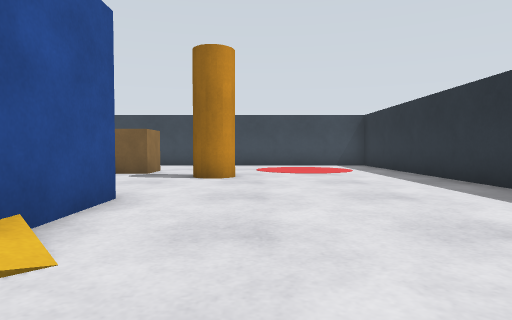
view 1 (above)

24 first-person views from a walk through a world built for the Gazebo simulator. The camera is 0.68 m above the floor, tilts 2° down and sees 75° across. The floor is counted in squares, 1 m on a side. Each view is taken from the middle of a square. On the plan, view 1 faces up. The plan holds only what a view shows up to about 10 squares ahead; the rest is blank. Robots are left out.

view 2
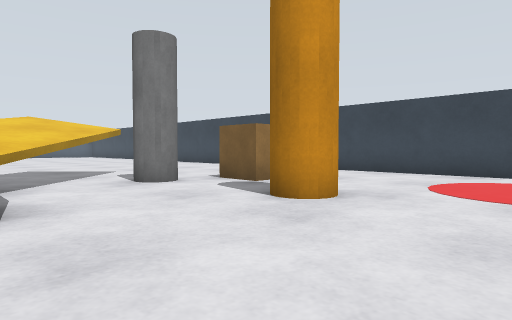

view 3
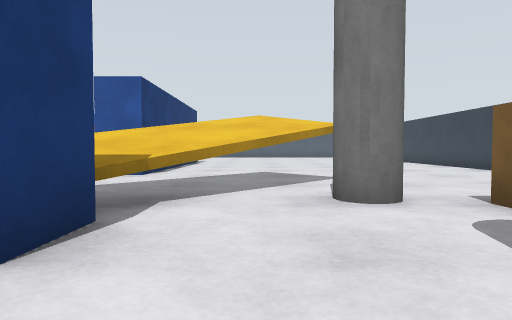

view 4
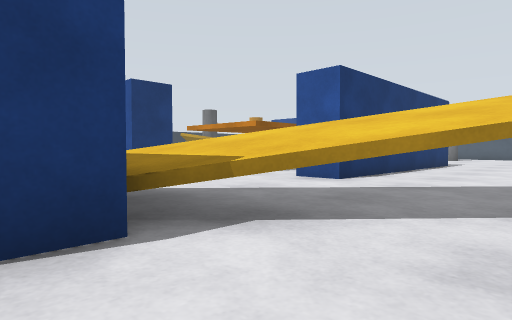

view 5
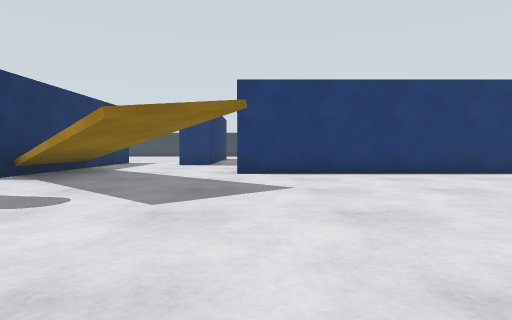

view 6
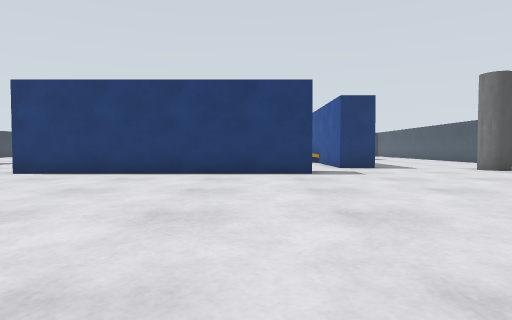

view 7
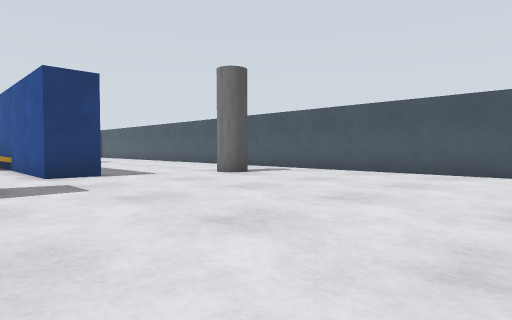

view 8
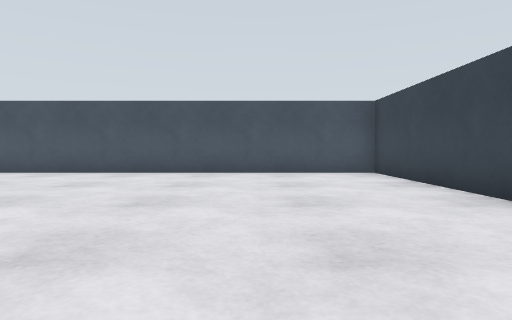

view 9
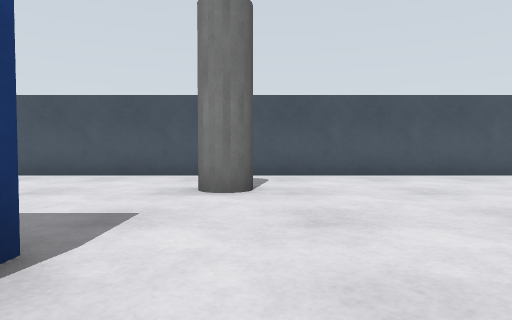

view 10
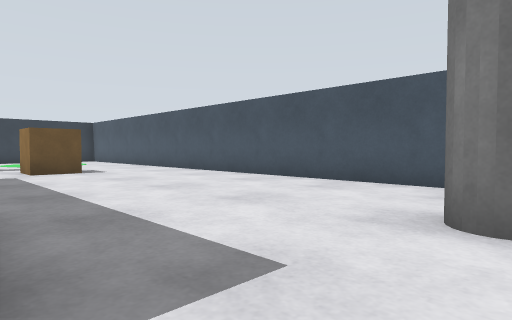

view 11
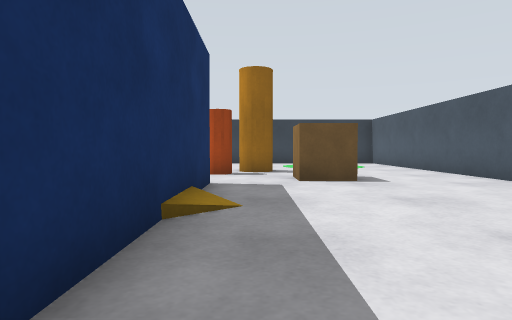

view 12
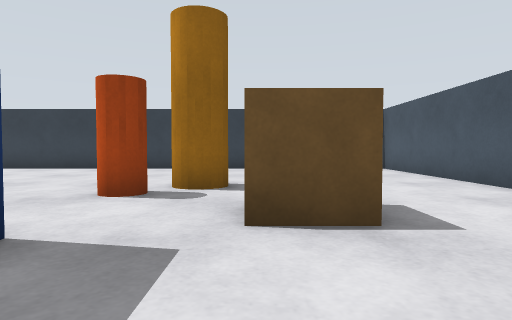

view 13
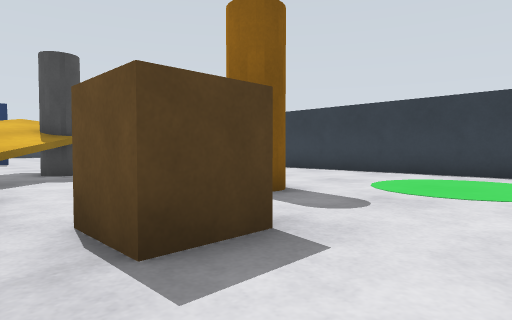

view 14
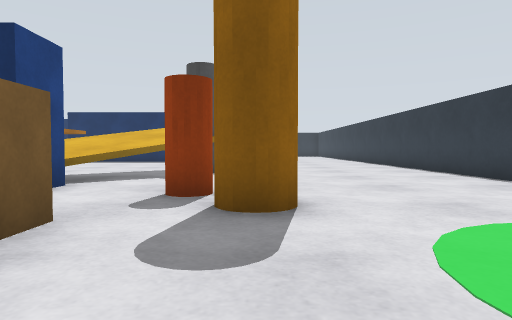

view 15
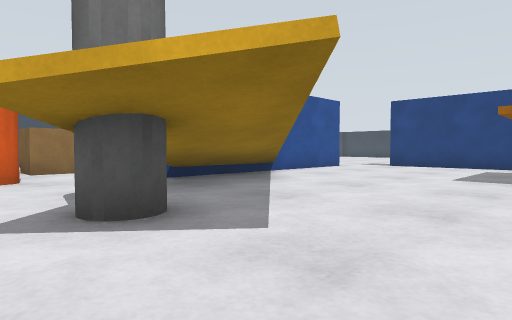

view 16
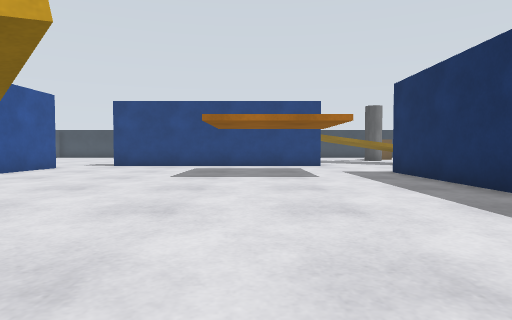

view 17
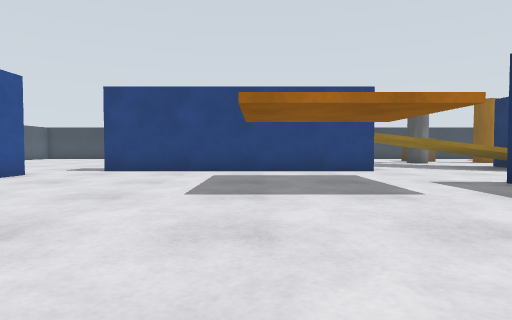

view 18
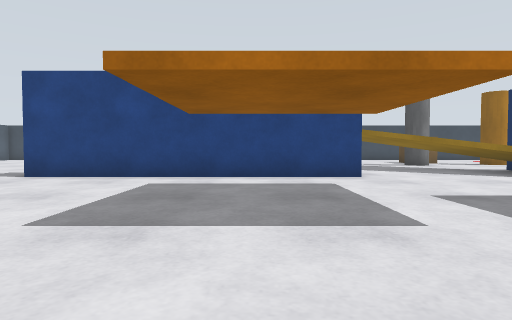

view 19
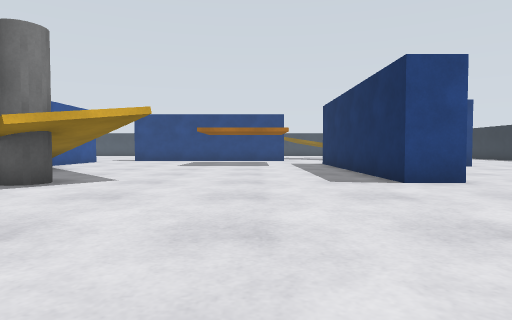

view 20
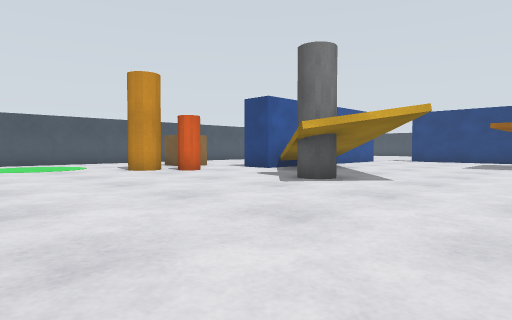

view 21
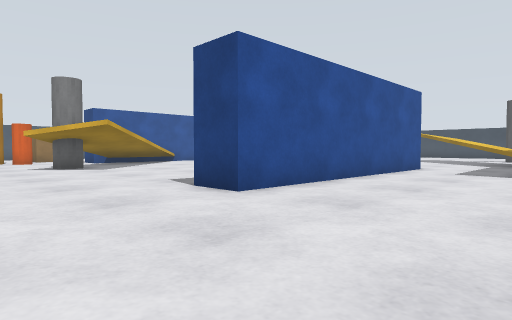

view 22
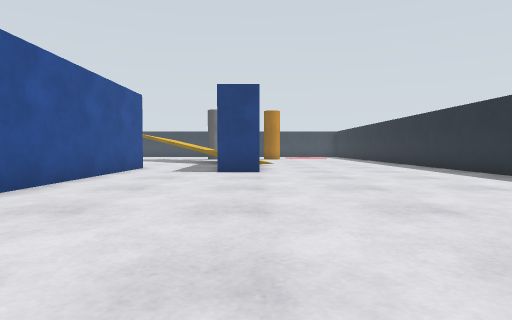

view 23
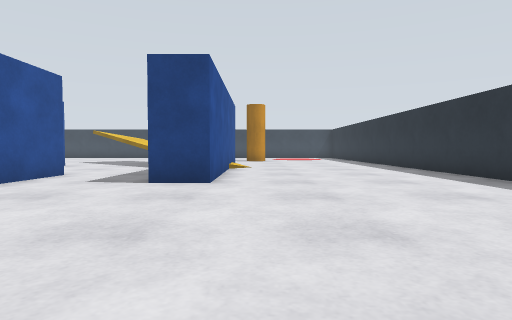

view 24
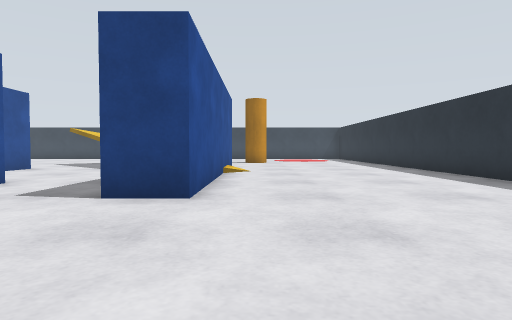

### Floor plan
Key: @ floor where view 1 was taken; # wall or solid block; . floor; P pallet; I pillar; R ramp; C orange cylinder.
Columns run from 26 left of view 1 to 5 right of it. Each row starts with its distance up from view 1.
 14 #######                #####
 13 #.......               .....
 12 #........  .    ...    .....
 11 #............   ....    ....
 10 #............. .......PP.......#
  9 #.....................PP.......#
  8 #..................R.II..I.....#
  7 #.................RRRI.........#
  6 #................RRRRR.........#
  5 #.................RRRRR........
  4 #..................RRRR##.....
  3 #.........########..RRRR#.....
  2 #..II.....########...RRR#......#
  1 #..I..................  #......#
  0 #......##.....RRRR..... #.@....#
 -1 #......##.....RRRR..... #......#
 -2 #......##.....RRRR.##.. #......#
 -3 #......##.....RRRR.##..##......#
 -4 #......#RR.........##..........#
 -5 #......#RRR........##..........#
 -6 #......#RRRR.......##.........
 -7 #......##RRRR......##.........
 -8 #...PP...RRRRR.....##........
 -9 #...PP....RIIRR....##.......
-10 #......C...IIR..............
-11 #.....I.....R..............
-12 #.........................
-13 #........................
-14 #. ................
-15 #. ...............
-16    ..............
-17    ##########

Positions as (right, up) in squares from view 1, and headings:
1: (0, 0), facing up
2: (2, 4), facing up-left
3: (0, 6), facing left
4: (-2, 7), facing down-left
5: (-9, 12), facing down
6: (-15, 12), facing down
7: (-16, 9), facing down-left
8: (-16, 10), facing left
9: (-17, 2), facing left
10: (-19, 2), facing down-left
11: (-20, -1), facing down
12: (-21, -5), facing down
13: (-24, -7), facing down-right
14: (-24, -11), facing right
15: (-11, -11), facing up-left
16: (-11, -11), facing up
17: (-12, -8), facing up
18: (-11, -6), facing up
19: (-10, -16), facing up
20: (-10, -16), facing up-left
21: (-2, -13), facing up-left
22: (-2, -13), facing up
23: (-1, -10), facing up
24: (-1, -8), facing up
